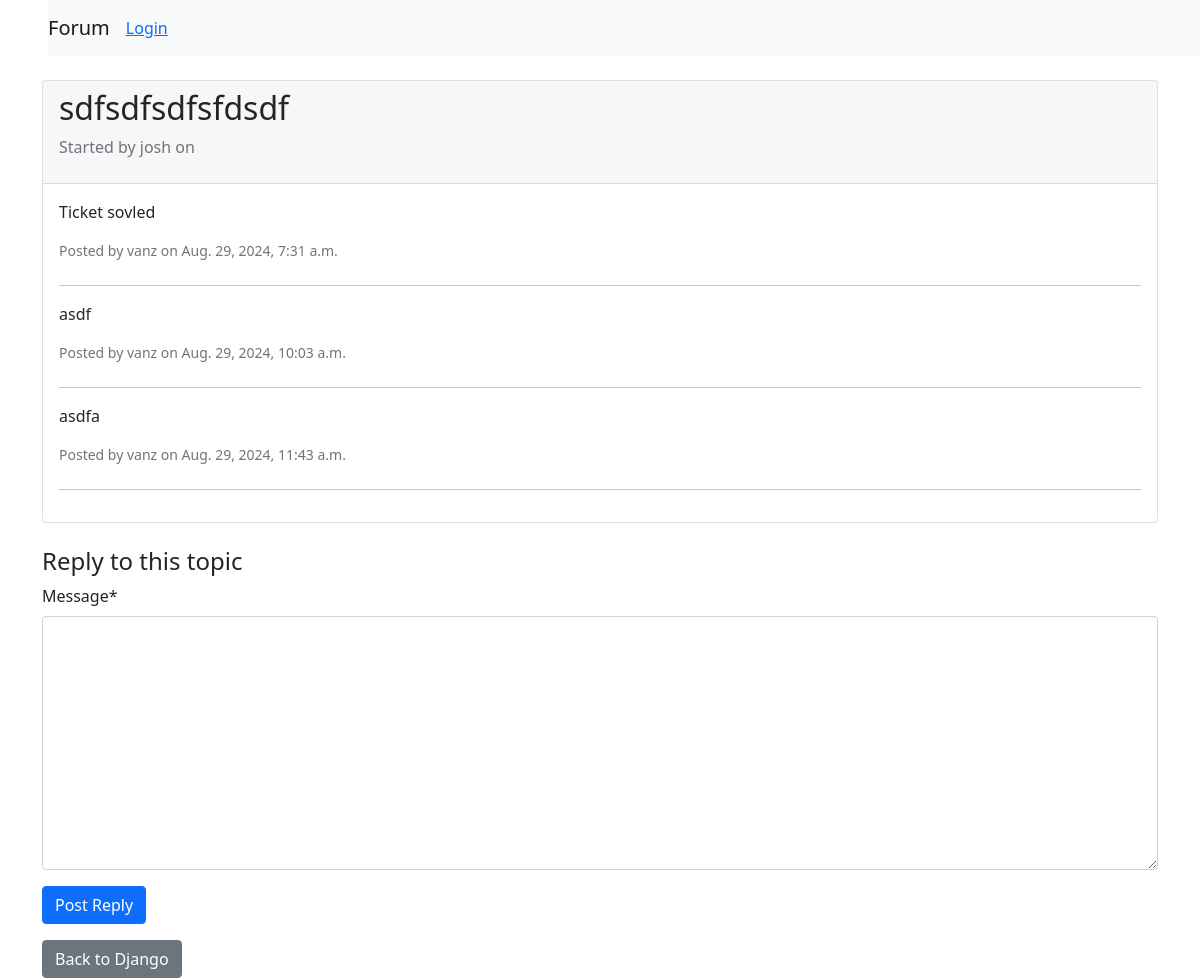
The page /boards/1/topics/2/ on the database its author committed.
### board/models.py (models this page shows, shortened)
class Topic(models.Model):
    subject = models.CharField(max_length=255)
    last_updated = models.DateTimeField(auto_now_add=True)
    board = models.ForeignKey(Board, related_name='topics', on_delete=models.CASCADE)
    starter = models.ForeignKey(User, related_name='topics', on_delete=models.CASCADE)
    views = models.PositiveIntegerField(default=0)

class Post(models.Model):
    message = models.TextField(max_length=4000)
    topic = models.ForeignKey(Topic, related_name='posts', on_delete=models.CASCADE)
    created_at = models.DateTimeField(auto_now_add=True)
    updated_at = models.DateTimeField(null=True)
    created_by = models.ForeignKey(User, related_name='posts', on_delete=models.CASCADE)
    updated_by = models.ForeignKey(User, null=True, related_name='+', on_delete=models.CASCADE)

class Board(models.Model):
    name = models.CharField(max_length=30, unique=True)
    description = models.CharField(max_length=100)

### board/views.py (the view)
# urls.py: path('boards/<int:pk>/topics/<int:topic_pk>/', views.topic_posts, name='topic_posts'),
def topic_posts(request, pk, topic_pk):
    topic = get_object_or_404(Topic, board__pk=pk, pk=topic_pk)
    posts = topic.posts.all()
    topic.views += 1
    topic.save()
    if request.method == 'POST':
        form = PostForm(request.POST)
        if form.is_valid():
            post = form.save(commit=False)
            post.topic = topic
            post.created_by = request.user
            post.save()
            return redirect('topic_posts', pk=pk, topic_pk=topic_pk)
    else:
        form = PostForm()
    return render(request, 'boards/topic_posts.html', {'topic': topic, 'posts': posts, 'form': form})

### board/forms.py
class PostForm(forms.ModelForm):
    class Meta:
        model = Post
        fields = ['message']
    def __init__(self, *args, **kwargs):
        super().__init__(*args, **kwargs)
        self.helper = FormHelper()
        self.helper.form_method = 'post'
        self.helper.add_input(Submit('submit', 'Create Post'))

### templates/boards/topic_posts.html (shortened to what this page needs)
{% extends 'base.html' %}
{% load crispy_forms_tags %}
{% block content %}
<div class="card">
    <div class="card-header">
        <h2>{{ topic.subject }}</h2>
        <p class="text-muted">Started by {{ topic.starter.username }} on {{ topic.last_update }}</p>
    </div>
    <div class="card-body">
        {% for post in posts %}
        <div class="mb-4">
            <p>{{ post.message }}</p>
            <p class="text-muted small">Posted by {{ post.created_by.username }} on {{ post.created_at }}</p>
        </div>
        <hr>
        {% endfor %}
    </div>
</div>
<div class="mt-4">
    <h4>Reply to this topic</h4>
    <form method="post">
        {{ form|crispy }}
        <button type="submit" class="btn btn-primary">Post Reply</button>
    </form>
</div>
<a href="{% url 'board_topics' topic.board.pk %}" class="btn btn-secondary mt-3">Back to {{ topic.board.name }}</a>
{% endblock %}

### rows shown on the page
Topic: subject "sdfsdfsdfsfdsdf", starter.username "josh", board.name "Django"
Post: message "Ticket sovled", created_by.username "vanz", created_at "Aug. 29, 2024, 7:31 a.m."
Post: message "asdf", created_by.username "vanz", created_at "Aug. 29, 2024, 10:03 a.m."
Post: message "asdfa", created_by.username "vanz", created_at "Aug. 29, 2024, 11:43 a.m."
